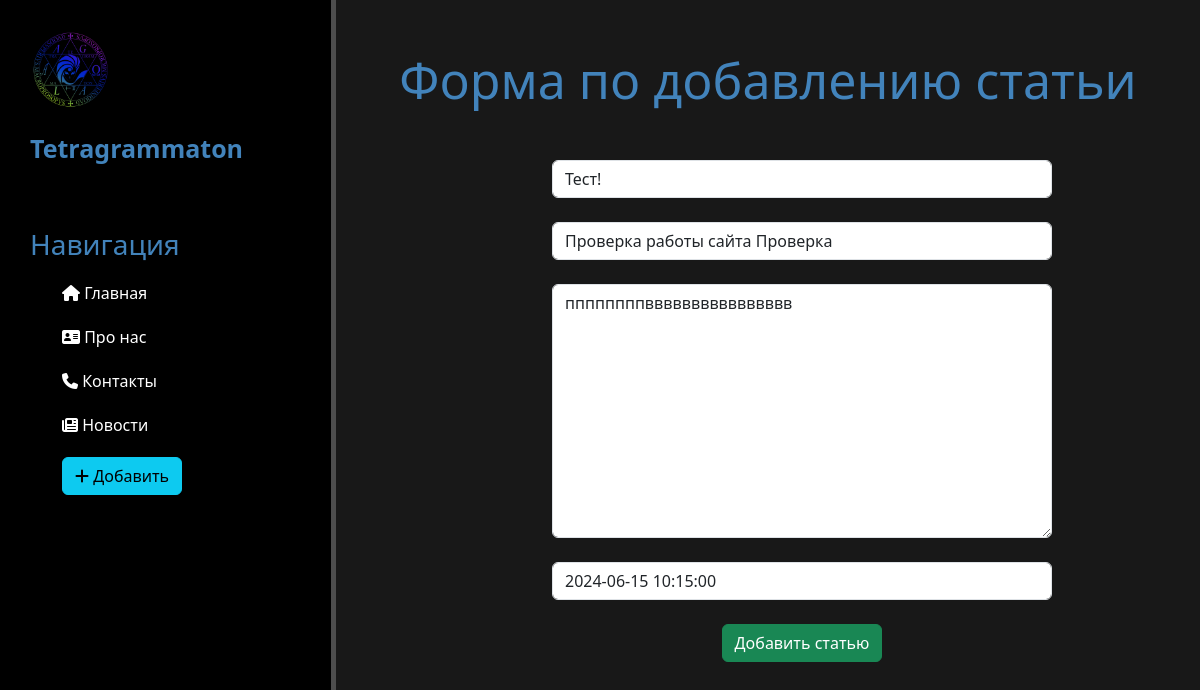
The app's page /news/7/update with its own data.
### news/models.py (models this page shows, shortened)
class Articles(models.Model):
    title = models.CharField('Название', max_length=50)
    anons = models.CharField('Анонс', max_length=250)
    full = models.TextField('Статья')
    date = models.DateTimeField('Дата публикации')
    class Meta:
        verbose_name = 'Новость'
        verbose_name_plural = 'Новости'

### news/views.py (the view)
# urls.py: path('<int:pk>/update', views.NewsUpdateView.as_view(), name='news-update'),
class NewsUpdateView(UpdateView):
    model = Articles
    template_name = 'news/create.html'
    form_class = ArticlesForm

### news/forms.py
class ArticlesForm(ModelForm):
    class Meta:
        model = Articles
        fields = ['title', 'anons', 'full', 'date']
        widgets = {
            "title":TextInput(attrs={
                'class': 'form-control',
                'placeholder': 'Название статьи'
            }),
            "anons": TextInput(attrs={
                'class': 'form-control',
                'placeholder': 'Анонс статьи'
            }),
            "date": DateTimeInput(attrs={
                'class': 'form-control',
                'placeholder': 'Дата публикации'
            }),
            "full": Textarea(attrs={
                'class': 'form-control',
                'placeholder': 'Текст статьи'
            })
        }

### news/templates/news/create.html (shortened to what this page needs)
{% extends 'main/layout.html' %}
{% block content %}
    <div class="features">
        <h1>Форма по добавлению статьи</h1>
        <form method="post">
            {{ form.title }}<br>
            {{ form.anons }}<br>
            {{ form.full }}<br>
            {{ form.date }}<br>
            <button class="btn btn-success" type="submit">Добавить статью</button>
        </form>
    </div>
{% endblock %}

### main/static/main/css/main.css (style rules this page uses)
body { background: #181818; }
main .features { float: left; color: #fff; margin-top: 50px; text-align: center; width: 72%; }
main .features h1 { font-size: 50px; color: #4283bb; }
form { margin-left: 25%; width: 500px; margin-top: 50px; }

### records on screen
Articles: title "Тест!", anons "Проверка работы сайта Проверка", full "ппппппппвввввввввввввввв", date "2024-06-15 10:15:00"
